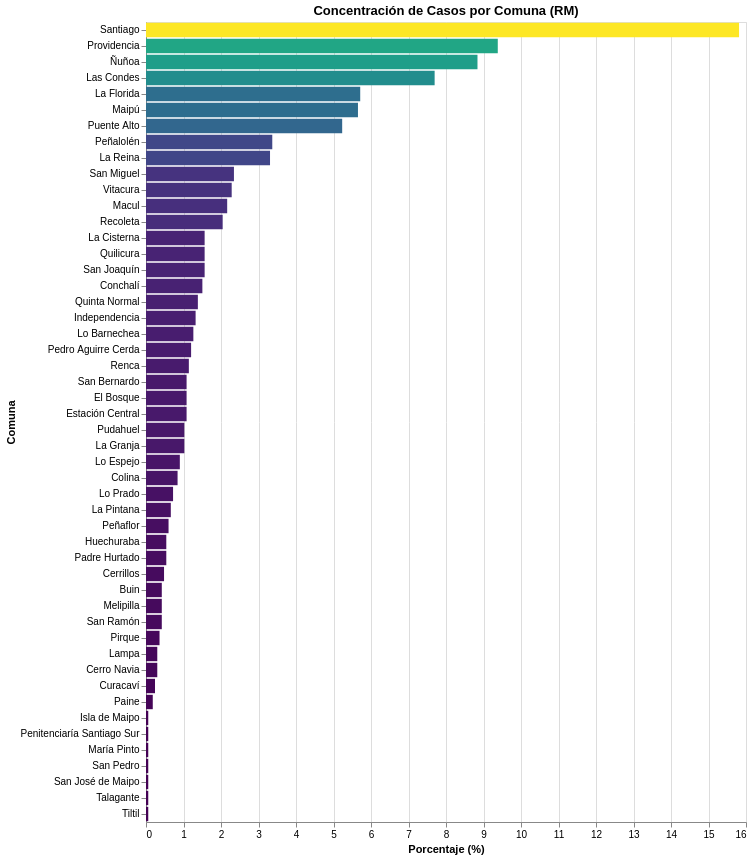

Write notebook code for a chart like this one.
### Code cell
import pandas as pd
import altair as alt
from google.colab import files

df = pd.read_excel('/content/CONSOLIDADO SOLO RM COMUNAS OFICIAL AHORA.xlsx')

resumen = df['Comuna'].value_counts().reset_index()
resumen.columns = ['Comuna', 'Casos']
resumen['Porcentaje'] = (resumen['Casos'] / resumen['Casos'].sum()) * 100

chart = alt.Chart(resumen).mark_bar().encode(
    x=alt.X('Porcentaje:Q', title='Porcentaje (%)'),
    y=alt.Y('Comuna:N', sort='-x', title='Comuna'),
    color=alt.Color('Porcentaje:Q', scale=alt.Scale(scheme='viridis'), legend=None),
    tooltip=['Comuna', 'Casos', alt.Tooltip('Porcentaje:Q', format='.1f')]
).properties(
    width=600,
    height=800,
    title='Concentración de Casos por Comuna (RM)'
).interactive()

chart.save('vis_01.html')
chart.display()

### Figure 1 — Vega-Lite specification as saved in the notebook (floating-point values rounded to 4 significant figures)
{"config": {"view": {"continuousWidth": 300, "continuousHeight": 300}}, "data": {"name": "data-61d1367b5a8e0e89204b5216e2b14b70"}, "mark": {"type": "bar"}, "encoding": {"color": {"field": "Porcentaje", "legend": null, "scale": {"scheme": "viridis"}, "type": "quantitative"}, "tooltip": [{"field": "Comuna", "type": "nominal"}, {"field": "Casos", "type": "quantitative"}, {"field": "Porcentaje", "format": ".1f", "type": "quantitative"}], "x": {"field": "Porcentaje", "title": "Porcentaje (%)", "type": "quantitative"}, "y": {"field": "Comuna", "sort": "-x", "title": "Comuna", "type": "nominal"}}, "height": 800, "params": [{"name": "param_5", "select": {"type": "interval", "encodings": ["x", "y"]}, "bind": "scales"}], "title": "Concentración de Casos por Comuna (RM)", "width": 600, "$schema": "https://vega.github.io/schema/vega-lite/v5.20.1.json", "datasets": {"data-61d1367b5a8e0e89204b5216e2b14b70": [{"Comuna": "Santiago", "Casos": 263, "Porcentaje": 15.81}, {"Comuna": "Providencia", "Casos": 156, "Porcentaje": 9.381}, {"Comuna": "Ñuñoa", "Casos": 147, "Porcentaje": 8.839}, {"Comuna": "Las Condes", "Casos": 128, "Porcentaje": 7.697}, {"Comuna": "La Florida", "Casos": 95, "Porcentaje": 5.713}, {"Comuna": "Maipú", "Casos": 94, "Porcentaje": 5.652}, {"Comuna": "Puente Alto", "Casos": 87, "Porcentaje": 5.232}, {"Comuna": "Peñalolén", "Casos": 56, "Porcentaje": 3.367}, {"Comuna": "La Reina", "Casos": 55, "Porcentaje": 3.307}, {"Comuna": "San Miguel", "Casos": 39, "Porcentaje": 2.345}, {"Comuna": "Vitacura", "Casos": 38, "Porcentaje": 2.285}, {"Comuna": "Macul", "Casos": 36, "Porcentaje": 2.165}, {"Comuna": "Recoleta", "Casos": 34, "Porcentaje": 2.044}, {"Comuna": "La Cisterna", "Casos": 26, "Porcentaje": 1.563}, {"Comuna": "Quilicura", "Casos": 26, "Porcentaje": 1.563}, {"Comuna": "San Joaquín", "Casos": 26, "Porcentaje": 1.563}, {"Comuna": "Conchalí", "Casos": 25, "Porcentaje": 1.503}, {"Comuna": "Quinta Normal", "Casos": 23, "Porcentaje": 1.383}, {"Comuna": "Independencia", "Casos": 22, "Porcentaje": 1.323}, {"Comuna": "Lo Barnechea", "Casos": 21, "Porcentaje": 1.263}, {"Comuna": "Pedro Aguirre Cerda", "Casos": 20, "Porcentaje": 1.203}, {"Comuna": "Renca", "Casos": 19, "Porcentaje": 1.143}, {"Comuna": "San Bernardo", "Casos": 18, "Porcentaje": 1.082}, {"Comuna": "El Bosque", "Casos": 18, "Porcentaje": 1.082}, {"Comuna": "Estación Central", "Casos": 18, "Porcentaje": 1.082}, {"Comuna": "Pudahuel", "Casos": 17, "Porcentaje": 1.022}, {"Comuna": "La Granja", "Casos": 17, "Porcentaje": 1.022}, {"Comuna": "Lo Espejo", "Casos": 15, "Porcentaje": 0.902}, {"Comuna": "Colina", "Casos": 14, "Porcentaje": 0.8419}, {"Comuna": "Lo Prado", "Casos": 12, "Porcentaje": 0.7216}, {"Comuna": "La Pintana", "Casos": 11, "Porcentaje": 0.6615}, {"Comuna": "Peñaflor", "Casos": 10, "Porcentaje": 0.6013}, {"Comuna": "Huechuraba", "Casos": 9, "Porcentaje": 0.5412}, {"Comuna": "Padre Hurtado", "Casos": 9, "Porcentaje": 0.5412}, {"Comuna": "Cerrillos", "Casos": 8, "Porcentaje": 0.4811}, {"Comuna": "Buin", "Casos": 7, "Porcentaje": 0.4209}, {"Comuna": "Melipilla", "Casos": 7, "Porcentaje": 0.4209}, {"Comuna": "San Ramón", "Casos": 7, "Porcentaje": 0.4209}, {"Comuna": "Pirque", "Casos": 6, "Porcentaje": 0.3608}, {"Comuna": "Lampa", "Casos": 5, "Porcentaje": 0.3007}, {"Comuna": "Cerro Navia", "Casos": 5, "Porcentaje": 0.3007}, {"Comuna": "Curacaví", "Casos": 4, "Porcentaje": 0.2405}, {"Comuna": "Paine", "Casos": 3, "Porcentaje": 0.1804}, {"Comuna": "Isla de Maipo", "Casos": 1, "Porcentaje": 0.06013}, {"Comuna": "Penitenciaría Santiago Sur", "Casos": 1, "Porcentaje": 0.06013}, {"Comuna": "María Pinto", "Casos": 1, "Porcentaje": 0.06013}, {"Comuna": "San Pedro", "Casos": 1, "Porcentaje": 0.06013}, {"Comuna": "San José de Maipo", "Casos": 1, "Porcentaje": 0.06013}, {"Comuna": "Talagante", "Casos": 1, "Porcentaje": 0.06013}, {"Comuna": "Tiltil", "Casos": 1, "Porcentaje": 0.06013}]}}
